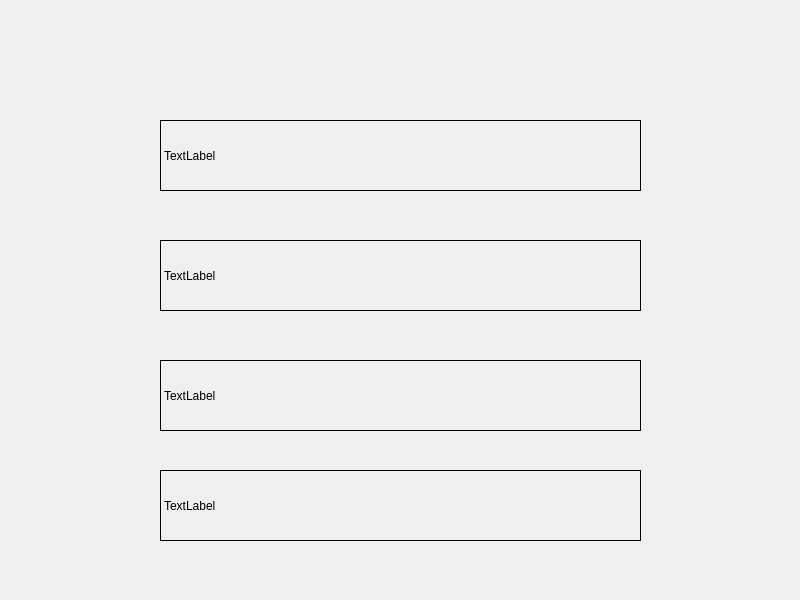
<?xml version="1.0" encoding="UTF-8"?>
<ui version="4.0">
 <class>Widget</class>
 <widget class="QWidget" name="Widget">
  <property name="geometry">
   <rect>
    <x>0</x>
    <y>0</y>
    <width>800</width>
    <height>600</height>
   </rect>
  </property>
  <property name="windowTitle">
   <string>Widget</string>
  </property>
  <widget class="QLabel" name="label">
   <property name="geometry">
    <rect>
     <x>160</x>
     <y>120</y>
     <width>481</width>
     <height>71</height>
    </rect>
   </property>
   <property name="frameShape">
    <enum>QFrame::Box</enum>
   </property>
   <property name="text">
    <string>TextLabel</string>
   </property>
  </widget>
  <widget class="QLabel" name="label_2">
   <property name="geometry">
    <rect>
     <x>160</x>
     <y>240</y>
     <width>481</width>
     <height>71</height>
    </rect>
   </property>
   <property name="frameShape">
    <enum>QFrame::Box</enum>
   </property>
   <property name="text">
    <string>TextLabel</string>
   </property>
  </widget>
  <widget class="QLabel" name="label_3">
   <property name="geometry">
    <rect>
     <x>160</x>
     <y>360</y>
     <width>481</width>
     <height>71</height>
    </rect>
   </property>
   <property name="frameShape">
    <enum>QFrame::Box</enum>
   </property>
   <property name="text">
    <string>TextLabel</string>
   </property>
  </widget>
  <widget class="QLabel" name="label_4">
   <property name="geometry">
    <rect>
     <x>160</x>
     <y>470</y>
     <width>481</width>
     <height>71</height>
    </rect>
   </property>
   <property name="frameShape">
    <enum>QFrame::Box</enum>
   </property>
   <property name="text">
    <string>TextLabel</string>
   </property>
  </widget>
 </widget>
 <resources/>
 <connections/>
</ui>
